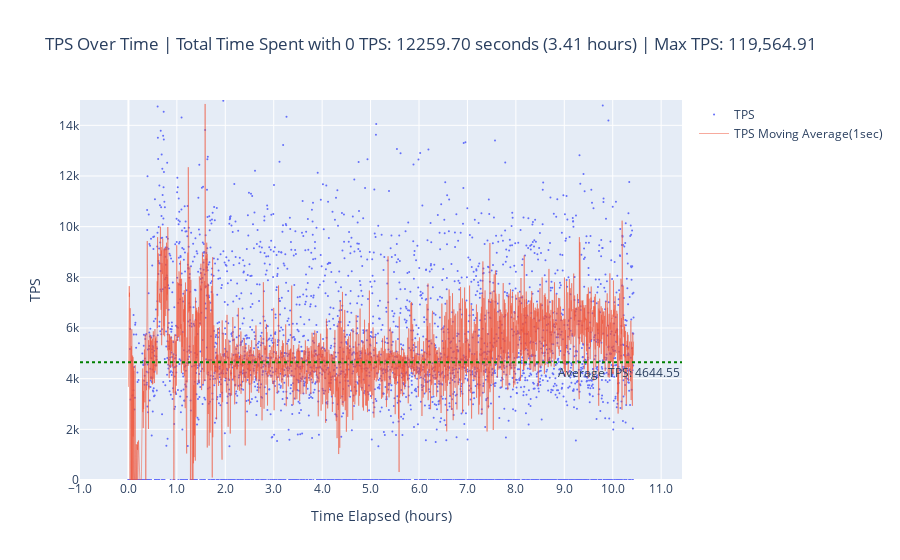

Here is the notebook cell this chart was saved with:
### Code cell
# Determine the range for the x-axis
x_min = filtered_time_series['elapsed_time_hours'].min() - 1  # One hour before the first data point
x_max = filtered_time_series['elapsed_time_hours'].max() + 1  # One hour after the last data point

fig = go.Figure()

fig.add_trace(go.Scatter(x=filtered_time_series['elapsed_time_hours'], y=filtered_time_series['sum_tps'], mode='markers', name='TPS', marker=dict(size=2)))
fig.add_trace(go.Scatter(x=filtered_time_series['elapsed_time_hours'], y=filtered_time_series['moving_average'], mode='lines', name='TPS Moving Average(1sec)', line=dict(width=0.5)))

# Add horizontal lines for max and average TPS
fig.add_hline(y=average_tps, line_dash="dot", line_color="green", annotation_text=f"Average TPS: {average_tps:.2f}", annotation_position="bottom right")
fig.add_hline(y=max_tps, line_dash="dash", line_color="red", annotation_text=f"Max TPS: {max_tps:.2f}", annotation_position="top right")

fig.update_layout(
    title=f"TPS Over Time | Total Time Spent with 0 TPS: {total_time_zero_tps:.2f} seconds ({total_time_zero_tps_hours:.2f} hours) | Max TPS: {max_tps:,.2f}",
    xaxis_title="Time Elapsed (hours)",
    yaxis_title="TPS",
    xaxis=dict(
        tickmode='linear',
        dtick=1,
        tickformat=".1f",
        range=[x_min, x_max]
    ),
    yaxis=dict(range=[0, 15000])
)


fig.show()

### Figure 1 — Plotly figure (JSON) as saved in the notebook; plotly's stock layout.template omitted (floating-point values rounded to 4 significant figures; data arrays with more than 128 entries replaced by an {"elided": "..."} marker saying what was removed)
{"data": [{"marker": {"size": 2}, "mode": "markers", "name": "TPS", "type": "scatter", "x": {"elided": "3756 float values"}, "y": {"elided": "3756 float values"}}, {"line": {"width": 0.5}, "mode": "lines", "name": "TPS Moving Average(1sec)", "type": "scatter", "x": {"elided": "3756 float values"}, "y": {"elided": "3756 float values"}}], "layout": {"annotations": [{"showarrow": false, "text": "Average TPS: 4644.55", "x": 1, "xanchor": "right", "xref": "x domain", "y": 4645.0, "yanchor": "top", "yref": "y"}, {"showarrow": false, "text": "Max TPS: 119564.91", "x": 1, "xanchor": "right", "xref": "x domain", "y": 119600.0, "yanchor": "bottom", "yref": "y"}], "shapes": [{"line": {"color": "green", "dash": "dot"}, "type": "line", "x0": 0, "x1": 1, "xref": "x domain", "y0": 4645.0, "y1": 4645.0, "yref": "y"}, {"line": {"color": "red", "dash": "dash"}, "type": "line", "x0": 0, "x1": 1, "xref": "x domain", "y0": 119600.0, "y1": 119600.0, "yref": "y"}], "title": {"text": "TPS Over Time | Total Time Spent with 0 TPS: 12259.70 seconds (3.41 hours) | Max TPS: 119,564.91"}, "xaxis": {"dtick": 1, "range": [-1, 11.43], "tickformat": ".1f", "tickmode": "linear", "title": {"text": "Time Elapsed (hours)"}}, "yaxis": {"range": [0, 15000], "title": {"text": "TPS"}}}}
